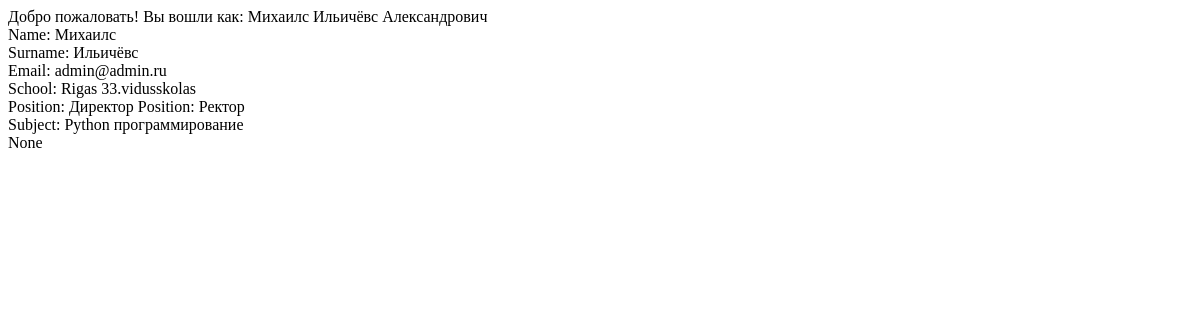
/ (signed in), run on an earlier commit of the app's database.
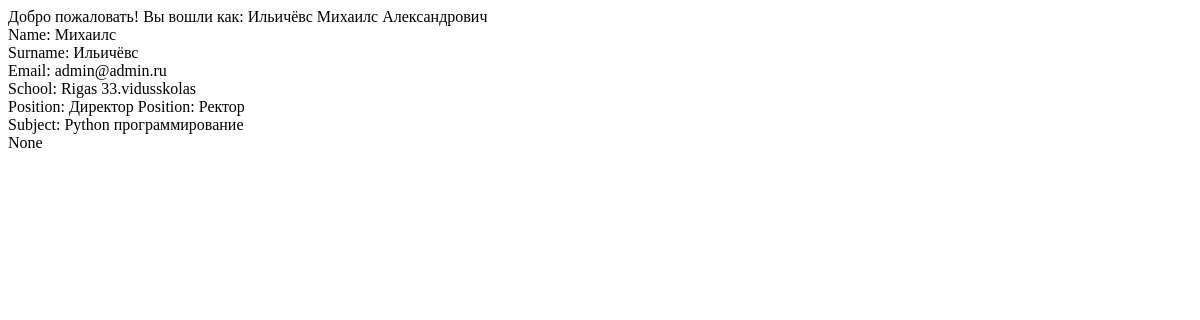
And on a later commit of the database.
### school/models.py (models this page shows)
class Employees(models.Model):
    user = models.ForeignKey(settings.AUTH_USER_MODEL, on_delete=models.CASCADE)
    first_name = models.CharField(_("Имя"), max_length=50)
    last_name = models.CharField(_("Фамилия"), max_length=50)
    surname = models.CharField(_("Отчество"), max_length=50, blank=True, null=True)
    phone = PhoneNumberField(_('Номер телефона:'), null=True, blank=True, unique=True)
    management = models.BooleanField(_("Сотрудник может иметь класное руководство?"), null=True, blank=True)
    class Meta:
        verbose_name = 'Сотрудник'
        verbose_name_plural = 'Сотрудники'
    def __str__(self):
        return f'{self.last_name} {self.first_name} {self.surname}'

### index/views.py (the view)
# urls.py: path('', render_indexpage, name="home"),
@login_required(login_url='index:login')
def render_indexpage(request):
        employees = Employees.objects.get(user=request.user)
        classes = Items.objects.filter(teacher=employees)
        def filters(self):
            for item in classes.filter():
                return item.classes
        return render(request, 'page/auth/index.html', {'employees': employees, 'classes': filters(request)})

### templates/page/auth/index.html (shortened to what this page needs)
Добро пожаловать! Вы вошли как: {{ employees }}
Name: {{ user.first_name }} <br>
Surname: {{ user.last_name }} <br>
Email: {{ user.email }} <br>
{% for item in employees.placework_set.all %}
{% for items in item.school.all %}
School: {{ items }}
{% endfor %} <br>
{% for items in item.position.all %}
Position: {{ items }}
{% endfor %} <br>
{% for items in item.subject.all %}
Subject: {{ items }}
{% endfor %} <br>
{% endfor %}
{{ classes }}

What changed in the data, as far as the page shows it:
changed Employees: last_name+first_name+surname "Михаилс Ильичёвс Александрович" → "Ильичёвс Михаилс Александрович"
